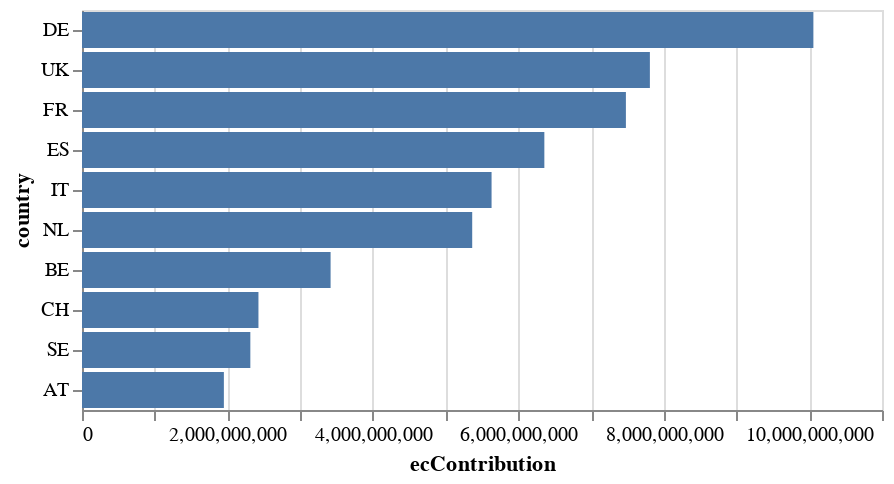

Notebook code cell kept with this figure:
### Code cell
chart_data = df.groupby("country").sum().nlargest(10, "ecContribution")["ecContribution"].reset_index()

alt.Chart(chart_data).mark_bar().encode(
       y = alt.Y("country", sort="-x"),
       x = "ecContribution"
)

### Figure 1 — Vega-Lite specification as saved in the notebook (floating-point values rounded to 4 significant figures)
{"config": {"view": {"continuousWidth": 400, "continuousHeight": 300}}, "data": {"name": "data-b19fbfe1b6e39c94e865e7c64bd6cd29"}, "mark": "bar", "encoding": {"x": {"field": "ecContribution", "type": "quantitative"}, "y": {"field": "country", "sort": "-x", "type": "nominal"}}, "$schema": "https://vega.github.io/schema/vega-lite/v4.17.0.json", "datasets": {"data-b19fbfe1b6e39c94e865e7c64bd6cd29": [{"country": "DE", "ecContribution": 10060000000.0}, {"country": "UK", "ecContribution": 7808000000.0}, {"country": "FR", "ecContribution": 7479000000.0}, {"country": "ES", "ecContribution": 6357000000.0}, {"country": "IT", "ecContribution": 5632000000.0}, {"country": "NL", "ecContribution": 5365000000.0}, {"country": "BE", "ecContribution": 3418000000.0}, {"country": "CH", "ecContribution": 2426000000.0}, {"country": "SE", "ecContribution": 2315000000.0}, {"country": "AT", "ecContribution": 1951000000.0}]}}
